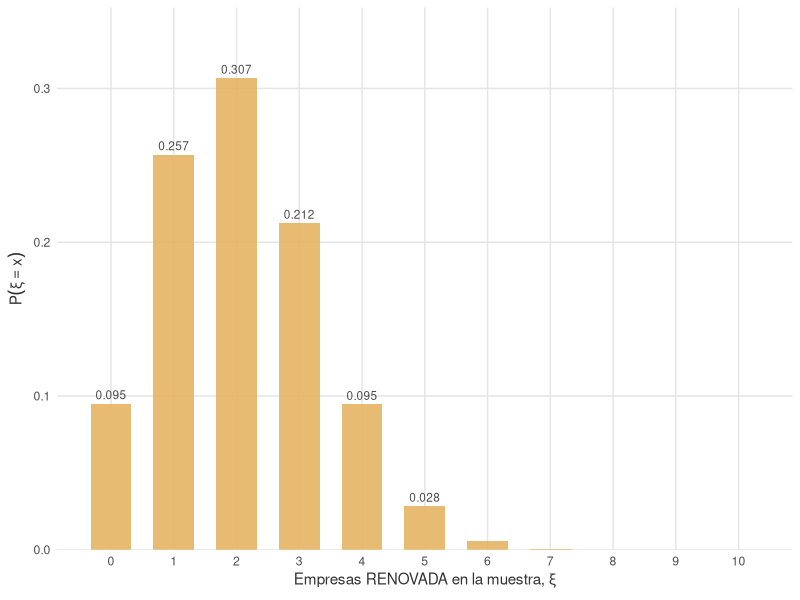

Write the R code that produced this figure.
## ---- chunk 1
knitr::opts_chunk$set(
  echo      = FALSE,
  warning   = FALSE,
  message   = FALSE,
  fig.align = "center",
  out.width = "85%"
)

library(tidyverse)
library(readxl)
library(knitr)
library(kableExtra)
library(scales)

# Paleta coherente con capítulos previos.
pal_libro  <- c("#2C6E91", "#B85450", "#E4B363", "#6A8E7F", "#8E6C88")
pal_acento <- "#B85450"
pal_apoyo  <- "#2C6E91"
pal_gris   <- "grey60"

theme_libro <- function(base_size = 11) {
  theme_minimal(base_size = base_size) +
    theme(
      plot.title       = element_text(face = "bold", size = rel(1.05)),
      plot.subtitle    = element_text(color = "grey30"),
      panel.grid.minor = element_blank(),
      panel.grid.major = element_line(color = "grey90"),
      axis.title       = element_text(color = "grey20"),
      strip.text       = element_text(face = "bold")
    )
}

# Formateador de números con coma decimal española.
fmt <- function(x, d = 4) formatC(x, format = "f", digits = d, decimal.mark = ",")
## ---- chunk 2
p_al_menos_10 <- sum(dbinom(10:12, size = 12, prob = 0.85))
p_a_lo_sumo_8 <- sum(dbinom(0:8,   size = 12, prob = 0.85))
## ---- chunk 3
p_al_menos_3 <- 1 - ppois(2, lambda = 2.3)
## ---- chunk 4
p_bin <- dbinom(3, size = 2000, prob = 0.001)
p_poi <- dpois(3, lambda = 2)
## ---- chunk 5
tab <- tribble(
  ~Criterio,
  ~Binomial, ~Poisson,
  "Número de ensayos",           "Fijo y conocido: $n$.",       "No hay un $n$ fijo; se cuenta sobre un intervalo (tiempo, espacio, oportunidades).",
  "Probabilidad de éxito",       "Constante y no muy pequeña.",  "Se traduce en una tasa $\\lambda$; los sucesos son raros pero el intervalo es amplio.",
  "Máximo posible",              "El total de ensayos, $n$.",    "No hay máximo teórico.",
  "Media y varianza",            "$\\mu = np,\\; \\sigma^2 = npq$.", "$\\mu = \\lambda,\\; \\sigma^2 = \\lambda$ (iguales).",
  "Ejemplo típico",              "Cargueros a tiempo de 12 despachados.", "Averías al año en toda una flota."
)

kable(tab,
      align   = "lll",
      
      escape  = FALSE) |>
  kable_styling(
    bootstrap_options = c("hover", "condensed"),
    full_width        = FALSE,
    position          = "center",
    font_size         = 13
  )
## ---- chunk 6
p0 <- dhyper(0, m = 62, n = 300 - 62, k = 10)
p1 <- dhyper(1, m = 62, n = 300 - 62, k = 10)
p2 <- dhyper(2, m = 62, n = 300 - 62, k = 10)
p3 <- dhyper(3, m = 62, n = 300 - 62, k = 10)
p_al_menos_3 <- 1 - phyper(2, m = 62, n = 300 - 62, k = 10)
## ---- chunk 7
df_hyp <- tibble(
  x = 0:10,
  p = dhyper(0:10, m = 62, n = 300 - 62, k = 10)
)

ggplot(df_hyp, aes(x = x, y = p)) +
  geom_col(fill = pal_libro[3], alpha = 0.9, width = 0.65) +
  geom_text(aes(label = ifelse(p >= 0.02, sprintf("%.3f", p), "")),
            vjust = -0.5, size = 3, color = "grey30") +
  scale_x_continuous(breaks = 0:10) +
  scale_y_continuous(expand = expansion(mult = c(0, 0.15))) +
  labs(x = expression("Empresas RENOVADA en la muestra, "*xi),
       y = expression(P(xi==x))) +
  theme_libro()
## ---- chunk 8
comp <- tibble(
  x    = 0:5,
  Hyp  = dhyper(0:5, m = 62, n = 300 - 62, k = 10),
  Bin  = dbinom(0:5, size = 10, prob = 62 / 300)
) |>
  mutate(
    Diferencia = Hyp - Bin,
    x   = as.character(x),
    Hyp = sprintf("%.4f", Hyp),
    Bin = sprintf("%.4f", Bin),
    Diferencia = sprintf("%+.4f", Diferencia)
  )

kable(comp,
      align   = "cccc",
      col.names = c("$x$", "Hipergeométrica $H(300; 10; 0{,}207)$",
                    "Binomial $B(10; 0{,}207)$", "Diferencia"),
      
      escape  = FALSE) |>
  kable_styling(
    bootstrap_options = c("hover", "condensed"),
    full_width        = FALSE,
    position          = "center",
    font_size         = 13
  )
## ---- chunk 9
guia <- tribble(
  ~Situación, ~Modelo, ~Ejemplo,
  "Un único ensayo con dos resultados posibles.", "Bernoulli, $B(1; p)$.",
  "Un carguero llega a tiempo o no llega.",
  "Número fijo $n$ de ensayos independientes con misma $p$; se cuentan éxitos.",
  "Binomial, $B(n; p)$.",
  "Cargueros a tiempo de 12 despachados.",
  "Muchos ensayos, éxitos raros; se cuentan sucesos por unidad de tiempo o espacio.",
  "Poisson, $\\mathrm{Po}(\\lambda)$.",
  "Avistamientos de piratas por semana en una ruta.",
  "Se fija el número $r$ de éxitos; se cuentan los fracasos previos.",
  "Binomial negativa, $\\mathrm{BN}(r; p)$.",
  "Reactores defectuosos antes del 3.º válido.",
  "Caso particular: $r = 1$ (fracasos antes del primer éxito).",
  "Geométrica, $G(p)$.",
  "Aterrizajes fallidos antes del primero exitoso.",
  "Muestreo sin reemplazamiento en población finita $N$; se cuentan éxitos en la muestra.",
  "Hipergeométrica, $H(N; n; p)$.",
  "Empresas RENOVADA en una auditoría de 10 sobre 300."
)

kable(guia,
      align   = "lll",
      
      escape  = FALSE) |>
  kable_styling(
    bootstrap_options = c("hover", "condensed"),
    full_width        = FALSE,
    position          = "center",
    font_size         = 12
  )
